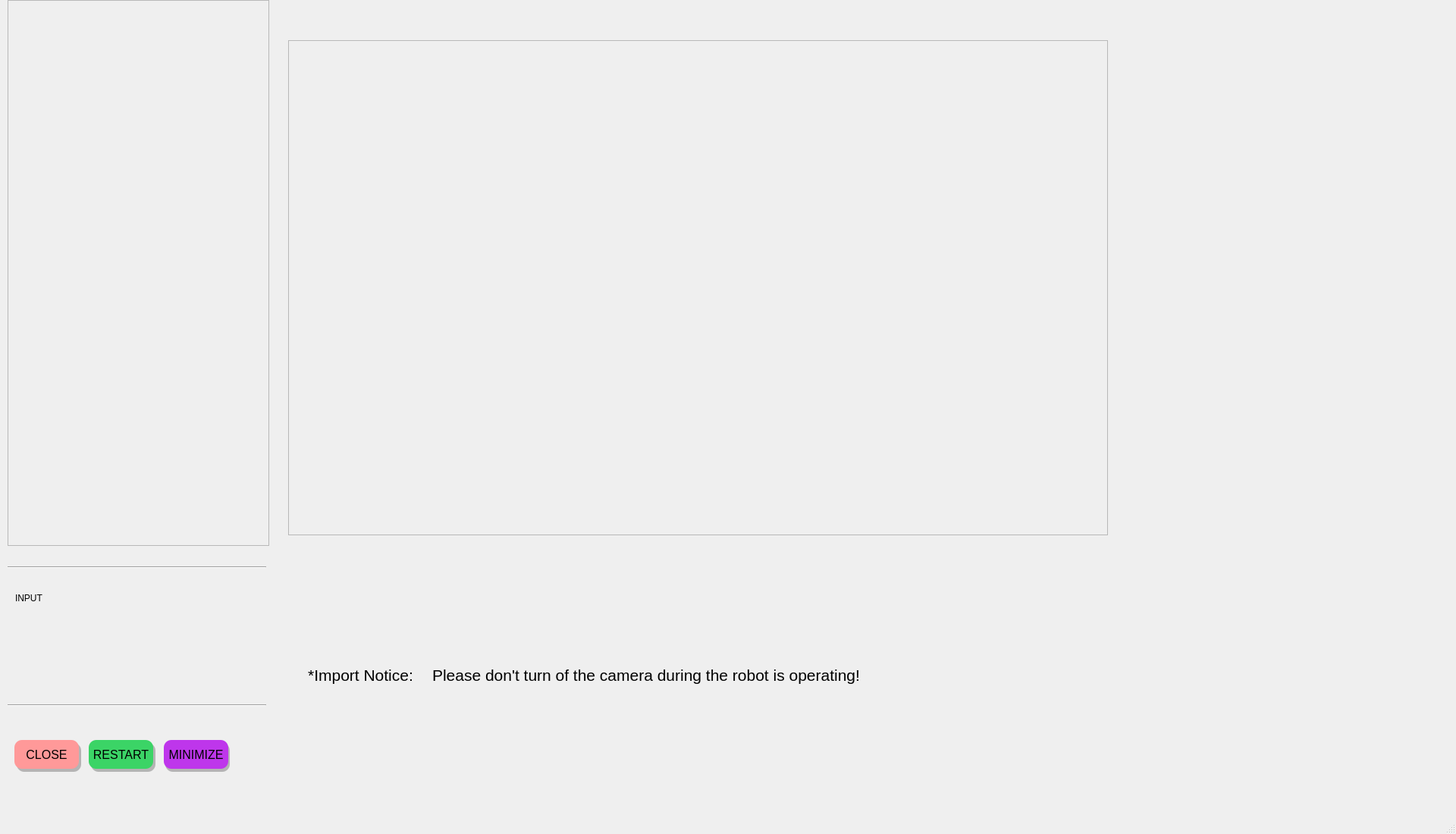
<?xml version="1.0" encoding="UTF-8"?>
<ui version="4.0">
 <class>MainWindow</class>
 <widget class="QMainWindow" name="MainWindow">
  <property name="geometry">
   <rect>
    <x>0</x>
    <y>0</y>
    <width>1920</width>
    <height>1100</height>
   </rect>
  </property>
  <property name="windowTitle">
   <string>MainWindow</string>
  </property>
  <widget class="QWidget" name="centralwidget">
   <widget class="QFrame" name="frame">
    <property name="geometry">
     <rect>
      <x>380</x>
      <y>53</y>
      <width>1081</width>
      <height>653</height>
     </rect>
    </property>
    <property name="autoFillBackground">
     <bool>true</bool>
    </property>
    <property name="frameShape">
     <enum>QFrame::StyledPanel</enum>
    </property>
    <property name="frameShadow">
     <enum>QFrame::Raised</enum>
    </property>
   </widget>
   <widget class="QPushButton" name="BTN_RESTART">
    <property name="geometry">
     <rect>
      <x>117</x>
      <y>976</y>
      <width>85</width>
      <height>38</height>
     </rect>
    </property>
    <property name="autoFillBackground">
     <bool>false</bool>
    </property>
    <property name="styleSheet">
     <string notr="true">QPushButton{font:12pt;
								background-color: #3bd466;
                            border-radius: 10px;
                            border: 0px solid #595959;}</string>
    </property>
    <property name="text">
     <string>RESTART</string>
    </property>
   </widget>
   <widget class="QLabel" name="LB_INPUT_STATE">
    <property name="geometry">
     <rect>
      <x>20</x>
      <y>780</y>
      <width>67</width>
      <height>17</height>
     </rect>
    </property>
    <property name="text">
     <string>INPUT</string>
    </property>
   </widget>
   <widget class="QFrame" name="BTN_RESTART_SHADOW">
    <property name="geometry">
     <rect>
      <x>120</x>
      <y>980</y>
      <width>85</width>
      <height>38</height>
     </rect>
    </property>
    <property name="styleSheet">
     <string notr="true">QFrame { 
   border: 0px solid #595959 ;
   background-color: #B4B4B4;
   border-radius:10px;
} </string>
    </property>
    <property name="frameShape">
     <enum>QFrame::StyledPanel</enum>
    </property>
    <property name="frameShadow">
     <enum>QFrame::Raised</enum>
    </property>
   </widget>
   <widget class="QFrame" name="BTN_EXIT_SHADOW">
    <property name="geometry">
     <rect>
      <x>22</x>
      <y>980</y>
      <width>85</width>
      <height>38</height>
     </rect>
    </property>
    <property name="styleSheet">
     <string notr="true">QFrame { 
   border: 0px solid #595959 ;
   background-color: #B4B4B4;
   border-radius:10px;
} </string>
    </property>
    <property name="frameShape">
     <enum>QFrame::StyledPanel</enum>
    </property>
    <property name="frameShadow">
     <enum>QFrame::Raised</enum>
    </property>
   </widget>
   <widget class="QPushButton" name="BTN_MINIMIZE">
    <property name="geometry">
     <rect>
      <x>216</x>
      <y>976</y>
      <width>85</width>
      <height>38</height>
     </rect>
    </property>
    <property name="styleSheet">
     <string notr="true">QPushButton{font:12pt;
								background-color: #be36eb;
                            border-radius: 10px;
                            border: 0px solid #595959;}</string>
    </property>
    <property name="text">
     <string>MINIMIZE</string>
    </property>
   </widget>
   <widget class="Line" name="line">
    <property name="geometry">
     <rect>
      <x>10</x>
      <y>740</y>
      <width>341</width>
      <height>16</height>
     </rect>
    </property>
    <property name="orientation">
     <enum>Qt::Horizontal</enum>
    </property>
   </widget>
   <widget class="QFrame" name="FRAME_DEVICE">
    <property name="geometry">
     <rect>
      <x>10</x>
      <y>0</y>
      <width>345</width>
      <height>720</height>
     </rect>
    </property>
    <property name="autoFillBackground">
     <bool>true</bool>
    </property>
    <property name="frameShape">
     <enum>QFrame::StyledPanel</enum>
    </property>
    <property name="frameShadow">
     <enum>QFrame::Raised</enum>
    </property>
   </widget>
   <widget class="QPushButton" name="BTN_EXIT">
    <property name="geometry">
     <rect>
      <x>19</x>
      <y>976</y>
      <width>85</width>
      <height>38</height>
     </rect>
    </property>
    <property name="styleSheet">
     <string notr="true">QPushButton{font:12pt;
								background-color: #FF9999;
                            border-radius: 10px;
                            border: 0px solid #595959;}</string>
    </property>
    <property name="text">
     <string>CLOSE</string>
    </property>
   </widget>
   <widget class="QFrame" name="BTN_MINIMIZE_SHADOW">
    <property name="geometry">
     <rect>
      <x>218</x>
      <y>980</y>
      <width>85</width>
      <height>38</height>
     </rect>
    </property>
    <property name="styleSheet">
     <string notr="true">QFrame { 
   border: 0px solid #595959 ;
   background-color: #B4B4B4;
   border-radius:10px;
} </string>
    </property>
    <property name="frameShape">
     <enum>QFrame::StyledPanel</enum>
    </property>
    <property name="frameShadow">
     <enum>QFrame::Raised</enum>
    </property>
   </widget>
   <widget class="Line" name="line_2">
    <property name="geometry">
     <rect>
      <x>10</x>
      <y>920</y>
      <width>341</width>
      <height>20</height>
     </rect>
    </property>
    <property name="orientation">
     <enum>Qt::Horizontal</enum>
    </property>
   </widget>
   <widget class="QLabel" name="LB_STS">
    <property name="geometry">
     <rect>
      <x>390</x>
      <y>870</y>
      <width>171</width>
      <height>41</height>
     </rect>
    </property>
    <property name="font">
     <font>
      <pointsize>16</pointsize>
     </font>
    </property>
    <property name="styleSheet">
     <string notr="true">position:center;</string>
    </property>
    <property name="text">
     <string>*Import Notice:</string>
    </property>
    <property name="alignment">
     <set>Qt::AlignCenter</set>
    </property>
   </widget>
   <widget class="QLabel" name="MESSAGE_LB">
    <property name="geometry">
     <rect>
      <x>570</x>
      <y>870</y>
      <width>601</width>
      <height>41</height>
     </rect>
    </property>
    <property name="font">
     <font>
      <pointsize>16</pointsize>
     </font>
    </property>
    <property name="text">
     <string>Please don't turn of the camera during the robot is operating!</string>
    </property>
   </widget>
   <zorder>BTN_RESTART_SHADOW</zorder>
   <zorder>BTN_MINIMIZE_SHADOW</zorder>
   <zorder>frame</zorder>
   <zorder>BTN_RESTART</zorder>
   <zorder>LB_INPUT_STATE</zorder>
   <zorder>BTN_EXIT_SHADOW</zorder>
   <zorder>BTN_MINIMIZE</zorder>
   <zorder>line</zorder>
   <zorder>FRAME_DEVICE</zorder>
   <zorder>BTN_EXIT</zorder>
   <zorder>line_2</zorder>
   <zorder>LB_STS</zorder>
   <zorder>MESSAGE_LB</zorder>
  </widget>
  <widget class="QMenuBar" name="menubar">
   <property name="geometry">
    <rect>
     <x>0</x>
     <y>0</y>
     <width>1920</width>
     <height>22</height>
    </rect>
   </property>
  </widget>
  <widget class="QStatusBar" name="statusbar"/>
 </widget>
 <resources/>
 <connections/>
</ui>
